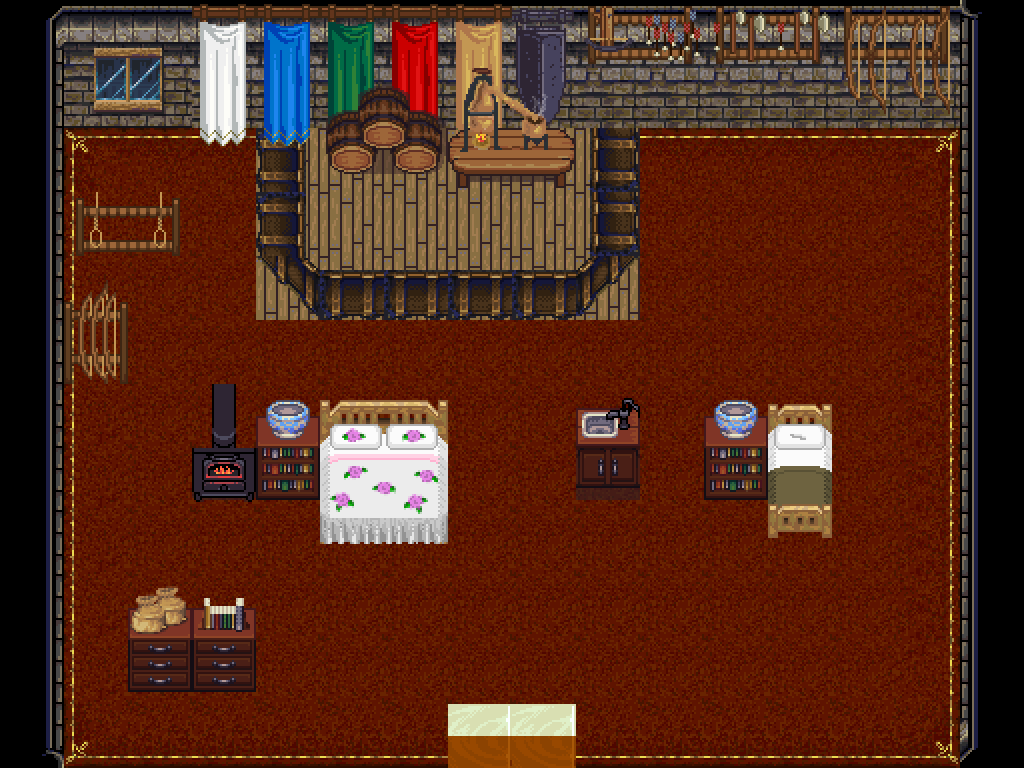

Below is a game level as drawn by its tile map, then a one-line description and the .tmx file that defines it, in full:
An orthogonal 32x24 tile map with 32x32 px tiles, 2 tile layers (Suelo, Cosas) and 17 objects (SalidaMapa1).

<map version="1.2" tiledversion="1.3.1" orientation="orthogonal" renderorder="left-down" compressionlevel="0" width="32" height="24" tilewidth="32" tileheight="32" infinite="0" nextlayerid="6" nextobjectid="40">
 <tileset firstgid="1" source="InteriorCasaInicial.tsx" />
 <layer id="1" name="Suelo" width="32" height="24" locked="1">
  <data encoding="csv">
0,0,0,0,0,0,0,0,0,0,0,0,0,0,0,0,0,0,0,0,0,0,0,0,0,0,0,0,0,0,0,0,
0,0,0,0,0,0,0,0,0,0,0,0,0,0,0,0,0,0,0,0,0,0,0,0,0,0,0,0,0,0,0,0,
0,0,67,68,69,70,71,72,0,0,0,0,0,0,0,0,0,0,0,0,85,86,87,88,89,90,91,92,93,94,0,0,
0,0,99,100,101,102,103,104,0,0,0,0,0,0,0,0,0,0,0,0,117,118,119,120,121,122,123,124,125,126,0,0,
0,0,131,132,133,134,135,136,497,0,0,0,0,0,0,0,0,0,0,0,149,150,151,152,153,154,155,156,157,158,0,0,
0,0,163,164,165,166,167,168,0,0,0,0,0,0,0,0,0,0,0,0,181,182,183,184,185,186,187,188,189,190,0,0,
0,0,195,196,197,198,199,200,0,0,0,0,0,0,0,0,0,0,0,0,213,214,215,216,217,218,219,220,221,222,0,0,
0,0,227,228,229,230,231,232,0,0,0,0,0,0,0,0,0,0,0,0,245,246,247,248,249,250,251,252,533,254,0,0,
0,0,259,260,261,262,263,264,0,0,0,0,0,0,0,0,0,0,0,0,277,278,279,280,281,282,283,284,285,286,0,0,
0,0,0,0,293,294,295,296,297,298,299,300,301,302,303,304,305,306,307,308,309,310,311,312,313,314,315,316,317,318,0,0,
0,0,323,324,325,326,280,280,329,330,331,332,333,334,335,336,337,338,339,340,341,342,343,344,345,346,347,348,349,350,0,0,
0,0,355,356,357,358,280,280,361,362,363,364,365,366,367,368,369,370,371,372,373,374,375,376,377,378,379,380,381,382,0,0,
0,0,387,388,389,390,0,0,0,0,0,0,0,0,399,400,401,402,0,0,405,406,0,0,0,0,411,412,413,414,0,0,
0,0,419,420,421,422,0,0,0,0,0,0,0,0,431,432,433,434,435,436,437,438,0,0,0,0,443,444,445,446,0,0,
0,0,451,452,453,454,455,456,457,458,0,0,0,0,463,464,465,466,467,468,469,470,471,472,0,0,475,476,477,478,0,0,
0,0,483,484,485,486,487,488,489,490,491,492,493,494,495,496,497,498,499,500,501,502,503,504,505,506,507,508,509,510,0,0,
0,0,515,516,517,518,519,520,521,522,523,524,525,526,527,528,529,530,531,532,533,534,535,536,537,538,539,540,541,542,0,0,
0,0,547,548,549,550,551,552,553,554,627,556,557,627,559,560,561,562,563,564,565,566,567,568,569,570,571,572,573,574,0,0,
0,0,579,580,0,0,0,0,585,586,587,588,589,590,591,592,593,594,595,596,597,598,599,600,601,602,603,604,605,606,0,0,
0,0,611,612,0,0,0,0,617,618,619,620,621,622,623,624,625,626,627,628,629,630,631,632,633,634,635,636,637,638,0,0,
0,0,643,644,645,646,647,648,649,650,651,652,653,654,655,656,657,658,659,660,661,662,663,664,665,666,667,668,669,670,0,0,
0,0,675,676,677,678,679,680,681,682,683,684,685,686,687,688,689,690,691,692,693,694,695,696,697,698,699,700,701,702,0,0,
0,0,707,708,709,710,711,712,713,714,715,716,717,718,719,720,721,722,723,724,725,726,727,728,729,730,731,732,733,734,0,0,
0,0,739,740,741,742,743,744,745,746,747,748,749,750,751,752,753,754,755,756,757,758,759,760,761,762,763,764,765,766,0,0
</data>
 </layer>
 <layer id="2" name="Cosas" width="32" height="24" locked="1">
  <data encoding="csv">
1,2,3,4,5,6,7,8,9,10,11,12,13,14,15,16,17,18,19,20,21,22,23,24,25,26,27,28,29,30,31,32,
33,34,35,36,37,38,39,40,41,42,43,44,45,46,47,48,49,50,51,52,53,54,55,56,57,58,59,60,61,62,63,64,
65,66,0,0,0,0,0,0,73,74,75,76,77,78,79,80,81,82,83,84,0,0,0,0,0,0,0,0,0,0,95,96,
97,98,0,0,0,0,0,0,105,106,107,108,109,110,111,112,113,114,115,116,0,0,0,0,0,0,0,0,0,0,127,128,
129,130,0,0,0,0,0,0,137,138,139,140,141,142,143,144,145,146,147,148,0,0,0,0,0,0,0,0,0,0,159,160,
161,162,0,0,0,0,0,0,169,170,171,172,173,174,175,176,177,178,179,180,0,0,0,0,0,0,0,0,0,0,191,192,
193,194,0,0,0,0,0,0,201,202,203,204,205,206,207,208,209,210,211,212,0,0,0,0,0,0,0,0,0,0,223,224,
225,226,0,0,0,0,0,0,233,234,235,236,237,238,239,240,241,242,243,244,0,0,0,0,0,0,0,0,0,0,255,256,
257,258,0,0,0,0,0,0,265,266,267,268,269,270,271,272,273,274,275,276,0,0,0,0,0,0,0,0,0,0,287,288,
289,290,291,292,0,0,0,0,0,0,0,0,0,0,0,0,0,0,0,0,0,0,0,0,0,0,0,0,0,0,319,320,
321,322,0,0,0,0,0,0,0,0,0,0,0,0,0,0,0,0,0,0,0,0,0,0,0,0,0,0,0,0,351,352,
353,354,0,0,0,0,0,0,0,0,0,0,0,0,0,0,0,0,0,0,0,0,0,0,0,0,0,0,0,0,383,384,
385,386,0,0,0,0,391,392,393,394,395,396,397,398,0,0,0,0,403,404,0,0,407,408,409,410,0,0,0,0,415,416,
417,418,0,0,0,0,423,424,425,426,427,428,429,430,0,0,0,0,0,0,0,0,439,440,441,442,0,0,0,0,447,448,
449,450,0,0,0,0,0,0,0,0,459,460,461,462,0,0,0,0,0,0,0,0,0,0,473,474,0,0,0,0,479,480,
481,482,0,0,0,0,0,0,0,0,0,0,0,0,0,0,0,0,0,0,0,0,0,0,0,0,0,0,0,0,511,512,
513,514,0,0,0,0,0,0,0,0,0,0,0,0,0,0,0,0,0,0,0,0,0,0,0,0,0,0,0,0,543,544,
545,546,0,0,0,0,0,0,0,0,0,0,0,0,0,0,0,0,0,0,0,0,0,0,0,0,0,0,0,0,575,576,
577,578,0,0,581,582,583,584,0,0,0,0,0,0,0,0,0,0,0,0,0,0,0,0,0,0,0,0,0,0,607,608,
609,610,0,0,613,614,615,616,0,0,0,0,0,0,0,0,0,0,0,0,0,0,0,0,0,0,0,0,0,0,639,640,
641,642,0,0,0,0,0,0,0,0,0,0,0,0,0,0,0,0,0,0,0,0,0,0,0,0,0,0,0,0,671,672,
673,674,0,0,0,0,0,0,0,0,0,0,0,0,0,0,0,0,0,0,0,0,0,0,0,0,0,0,0,0,703,704,
705,706,0,0,0,0,0,0,0,0,0,0,0,0,0,0,0,0,0,0,0,0,0,0,0,0,0,0,0,0,735,736,
737,738,0,0,0,0,0,0,0,0,0,0,0,0,0,0,0,0,0,0,0,0,0,0,0,0,0,0,0,0,767,768
</data>
 </layer>
 <objectgroup color="#ff00ff" id="3" name="Colisionables">
  <object id="5" x="129.454" y="599.152" width="125.577" height="57.5318" />
  <object id="6" x="194.782" y="403.423" width="262.172" height="89.002" />
  <object id="7" x="579.833" y="409.998" width="65.8947" height="39.0272" />
  <object id="8" x="708.065" y="407.574" width="58.5408" height="52.9655" />
  <object id="9" x="769.465" y="409.432" width="61.3285" height="76.196" />
  <object id="10" x="249.757" y="140.234" width="392.9" height="159.054" />
  <object id="11" x="56.0454" y="70.762" width="921.343" height="58.5408" />
  <object id="12" x="76.4083" y="203.348" width="118.86" height="44.6025" />
  <object id="13" x="64.6207" y="310.35" width="67.8947" height="64.1162" />
  <object id="14" x="961.238" y="128.232" width="13.0091" height="631.869" />
  <object id="15" x="48.3194" y="68.7623" width="15.7967" height="694.127" />
  <object id="16" x="66.833" y="746.73" width="916.546" height="14.8766" />
  <object id="35" x="1163" y="391" width="125" height="62" />
  <object id="37" x="1178" y="230" width="96" height="156" />
  <object id="38" x="1176" y="498" width="282" height="190" />
  <object id="39" x="1184" y="798" width="180" height="132" />
 </objectgroup>
 <objectgroup id="5" name="Salida" locked="1">
  <object id="36" name="SalidaMapa1" x="451.82" y="709.469" width="117.622" height="49.4761" />
 </objectgroup>
</map>